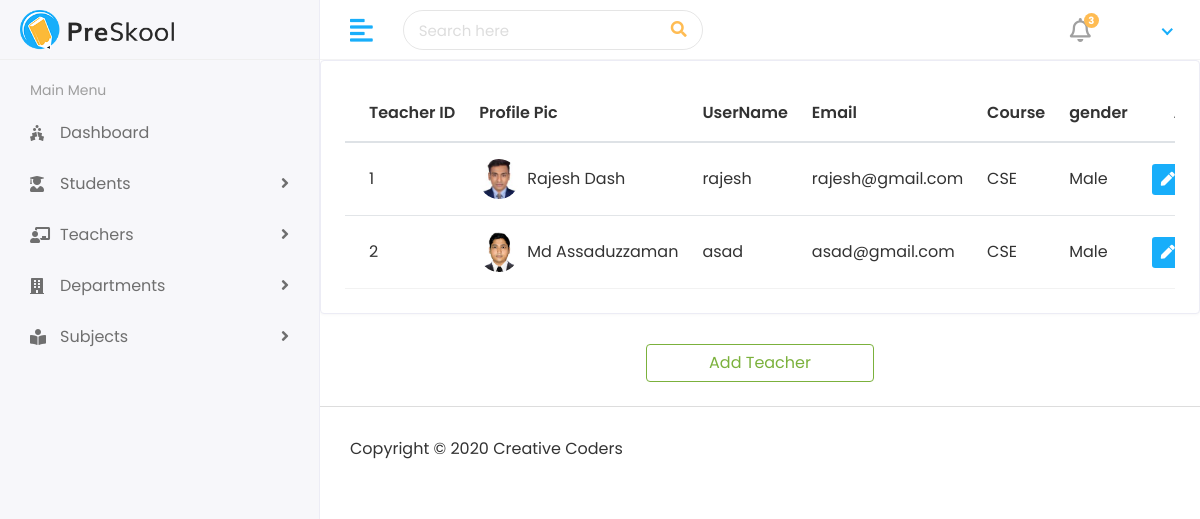
Screenshot of /adminPage/teacherList with the database file from the repository.
### myApp/models.py (models this page shows, shortened)
class TeacherModel(models.Model):
    admin = models.OneToOneField(CustomUser, on_delete=models.CASCADE)
    address=models.TextField()
    gender = models.CharField(max_length=100)
    mobile=models.CharField(max_length=100)
    courseid = models.ForeignKey(CourseModel, on_delete=models.DO_NOTHING,default=2)
    experience=models.CharField(max_length=100)
    cratedat = models.DateTimeField(auto_now_add=True)  # Set the default value using timezone.now
    updateat = models.DateTimeField(auto_now=True)

class CustomUser(AbstractUser):
    USER =(
        (1,'admin'),
        (2,'staff'),
        (3,'students'),
    )
    user_type=models.CharField(choices=USER,max_length=50,default=1)
    profile_pic=models.ImageField(upload_to="media/profile_pic")

class CourseModel(models.Model):
    name=models.CharField(max_length=100)
    createat=models.DateTimeField(auto_now_add=True)
    updateat=models.DateTimeField(auto_now=True)
    def __str__(self):
        return self.name

### myApp/views.py (the view)
# urls.py: path('adminPage/teacherList', views.teacherList,name='teacherList'),
def teacherList(request):
    allTeacher=TeacherModel.objects.all()
    return render(request,'teacher/teacherList.html',{'teacher':allTeacher})

### templates/teacher/teacherList.html (shortened to what this page needs)
{% extends 'base.html' %}
{% block content %}
<div class="row">
    <div class="col-sm-12">
       <div class="card card-table">
          <div class="card-body">
             <div class="table-responsive">
                <table id="table_id" class="table table-hover table-center mb-0">
                   <thead>
                      <tr>
                        <th>Teacher ID</th>
                        <th>Profile Pic</th>
                         <th>UserName</th>
                         <th>Email</th>
                         <th>Course</th>
                         <th>gender</th>
                         <th class="text-right">Action</th>
                      </tr>
                   </thead>
                   <tbody>
                     {% for t in  teacher %}
                     <tr>
                         <td>{{t.id}}</td>
                         <td>
                            <h2 class="table-avatar">
                               <a href="" class="avatar avatar-sm mr-2"><img class="avatar-img rounded-circle" src="{% if t.admin.profile_pic %} {{t.admin.profile_pic.url}} {% endif %}" alt="User Image"></a>
                               <a href="student-details.html">{{t.admin.first_name}}  {{t.admin.last_name}}</a>
                            </h2>
                         </td>
                         <td>{{t.admin.username}}</td>
                         <td>{{t.admin.email}}</td>
                         <td>{{t.courseid}}</td>
                         <td>{{t.gender}}</td>
                         <td class="text-right">
                            <div class="actions">
                               <a href=" {% url 'editTeacher' t.id %} " class="btn btn-sm bg-success-light mr-2">
                               <i class="fas fa-pen"></i>
                               </a>
                            </div>
                         </td>
                      </tr>
                      {% endfor %}
                   </tbody>
                </table>
             </div>
          </div>
       </div>
    </div>
    <a href="{% url 'addTeacher' %}" class="btn btn-outline-success mx-auto w-25 mb-4 ">Add Teacher</a>
 </div>
{% endblock %}

### static/assets/css/style.css (style rules this page uses)
html { height: 100%; }
body { background-color: #fff; color: #333; font-family: 'Poppins', sans-serif; font-size: 1rem; height: 100%; line-height: 1.5; overflow-x: hidden; }
h1, h2, h3, h4, h5, h6 { font-family: 'Poppins', sans-serif; margin-top: 0; }
a { color: #009ce7; }
input, button, a { transition: all 0.4s ease; -moz-transition: all 0.4s ease; -o-transition: all 0.4s ease; -ms-transition: all 0.4s ease; -webkit-transition: all 0.4s ease; }
.table { color: #333; max-width: 100%; margin-bottom: 0; width: 100%; }
table.table td h2 { display: inline-block; font-size: inherit; font-weight: 400; margin: 0; padding: 0; vertical-align: middle; }
table.table td h2.table-avatar { align-items: center; display: inline-flex; font-size: inherit; font-weight: 400; margin: 0; padding: 0; vertical-align: middle; white-space: nowrap; }
table.table td h2 a { color: #333; }
.table thead tr th { font-weight: 600; }
.table tbody tr { border-bottom: 1px solid rgba(0, 0, 0, 0.05); }
.table.table-center td, .table.table-center th { vertical-align: middle; }
.card-table .card-body .table > thead > tr > th { border-top: 0; }
.card-table .card-body .table tr td:first-child, .card-table .card-body .table tr th:first-child { padding-left: 1.5rem; }
.card-table .card-body .table tr td:last-child, .card-table .card-body .table tr th:last-child { padding-right: 1.5rem; }
.card-table .table td, .card-table .table th { border-top: 1px solid #e2e5e8; padding: 1rem 0.75rem; white-space: nowrap; }
.btn-outline-success { color: #7bb13c; border-color: #7bb13c; }
.card { border: 1px solid #ececf5; box-shadow: 0 1px 3px 0 rgba(0, 0, 0, 0.03); margin-bottom: 1.875rem; }
.card-body { padding: 1.5rem; }
.bg-success-light { background-color: #18aefa; color: #fff; }
.avatar { position: relative; display: inline-block; width: 3rem; height: 3rem }
.avatar > img { width: 100%; height: 100%; -o-object-fit: cover; object-fit: cover; }
.avatar-sm { width: 2.5rem; height: 2.5rem; }

### rows the page displays
TeacherModel: id "1", admin.profile_pic (picture), admin.first_name "Rajesh", admin.last_name "Dash", admin.username "rajesh", admin.email "rajesh@gmail.com", courseid "CSE", gender "Male"
TeacherModel: id "2", admin.profile_pic (picture), admin.first_name "Md", admin.last_name "Assaduzzaman", admin.username "asad", admin.email "asad@gmail.com", courseid "CSE", gender "Male"
